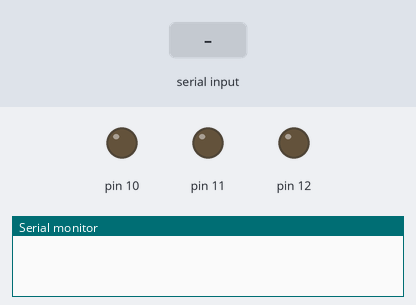
A sketch run on a simulated Arduino Uno, built with avr-gcc and run on an emulated ATmega328P. Shown: output pins drawn as LEDs (lit = HIGH), the last lines printed to the serial monitor. Inputs (shaded band) come from the test bench.

Above: at 1.2 s.
1.3 s: "*switch on light#" received over Serial
At 1.9 s:
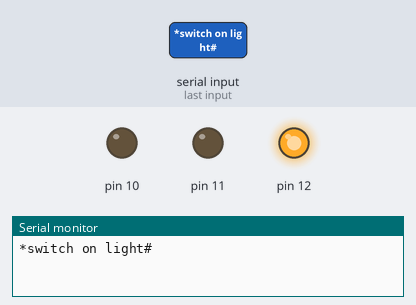
2.8 s: "*switch on fan#" received over Serial
At 4.0 s:
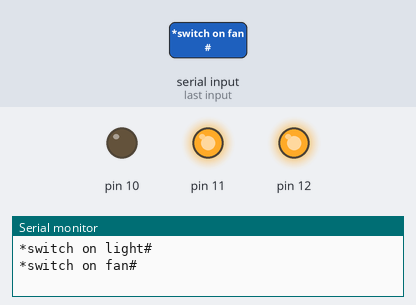
4.3 s: "*switch off light#" received over Serial
At 5.4 s:
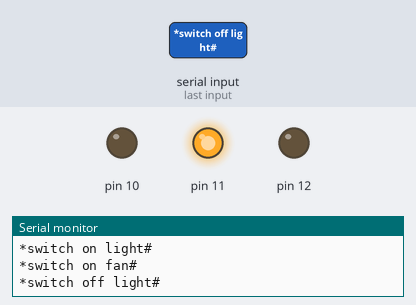
5.8 s: "*switch on bulb#" received over Serial
At 6.4 s:
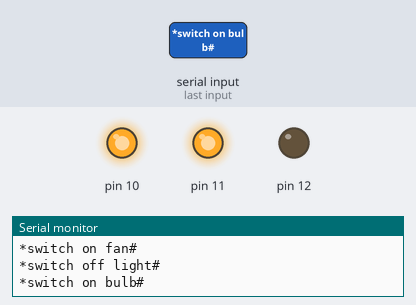
7.3 s: "*switch off fan#" received over Serial
At 8.5 s:
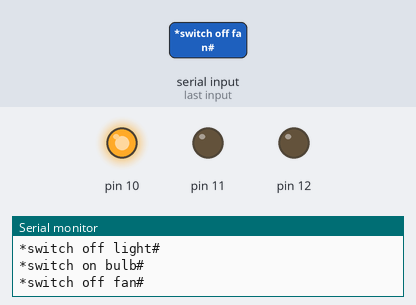
8.8 s: "*switch on light#" received over Serial
At 10.0 s:
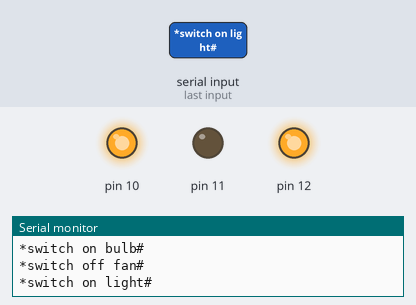
Timing chart, 0 to 11.3 s (numbered marks = the images above; inputs shaded):
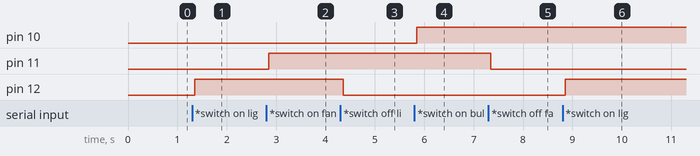

Measured:
- after the input at 1.3 s, pin 12: LOW → HIGH after 0.05 s
- after the input at 2.8 s, pin 11: LOW → HIGH after 0.05 s
- after the input at 4.3 s, pin 12: HIGH → LOW after 0.06 s
- after the input at 5.8 s, pin 10: LOW → HIGH after 0.05 s
- after the input at 7.3 s, pin 11: HIGH → LOW after 0.05 s
- after the input at 8.8 s, pin 12: LOW → HIGH after 0.05 s

The sketch:

home_automation.ino
```cpp
String readString;
void setup()
{
  Serial.begin(9600);
  pinMode(12,OUTPUT);
pinMode(11,OUTPUT);
pinMode(10,OUTPUT);
}
void loop()
{
  while(Serial.available())
  {
    delay(3);
    char c = Serial.read();
    readString += c;
  }
  if(readString.length() >0)
  {
    Serial.println(readString);
    if(readString == "*switch on light#")
   {
    digitalWrite(12,HIGH);
  }
   if(readString == "*switch off light#")
   {
    digitalWrite(12,LOW);
  }
     if(readString == "*switch on fan#")
   {
    digitalWrite(11,HIGH);
  }
   if(readString == "*switch off fan#")
   {
    digitalWrite(11,LOW);
  }
     if(readString == "*switch on bulb#")
   {
    digitalWrite(10,HIGH);
  }
   if(readString == "*switch off bulb#")
   {
    digitalWrite(10,LOW);
  }

  readString="";
  }
}
```
